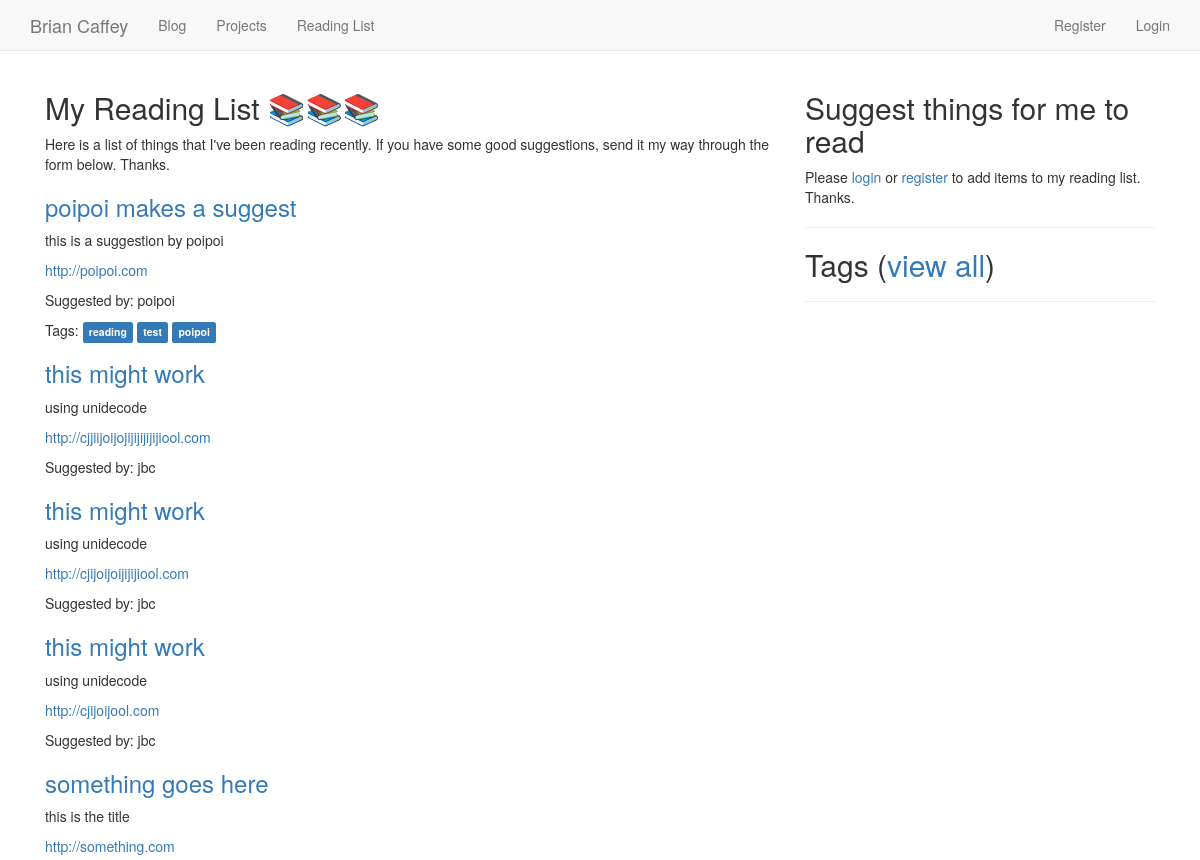
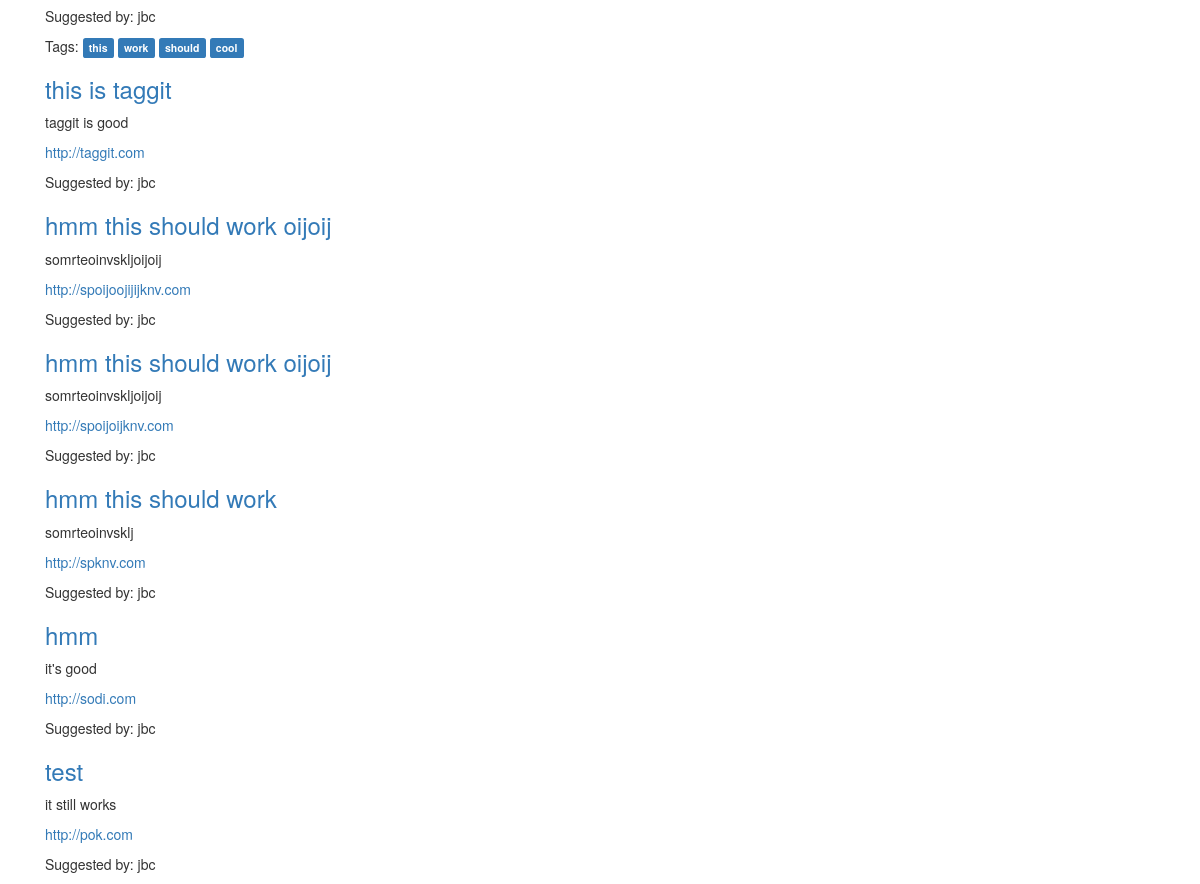
Before: /readinglist/ with the older database file (2 pictures, top to bottom).
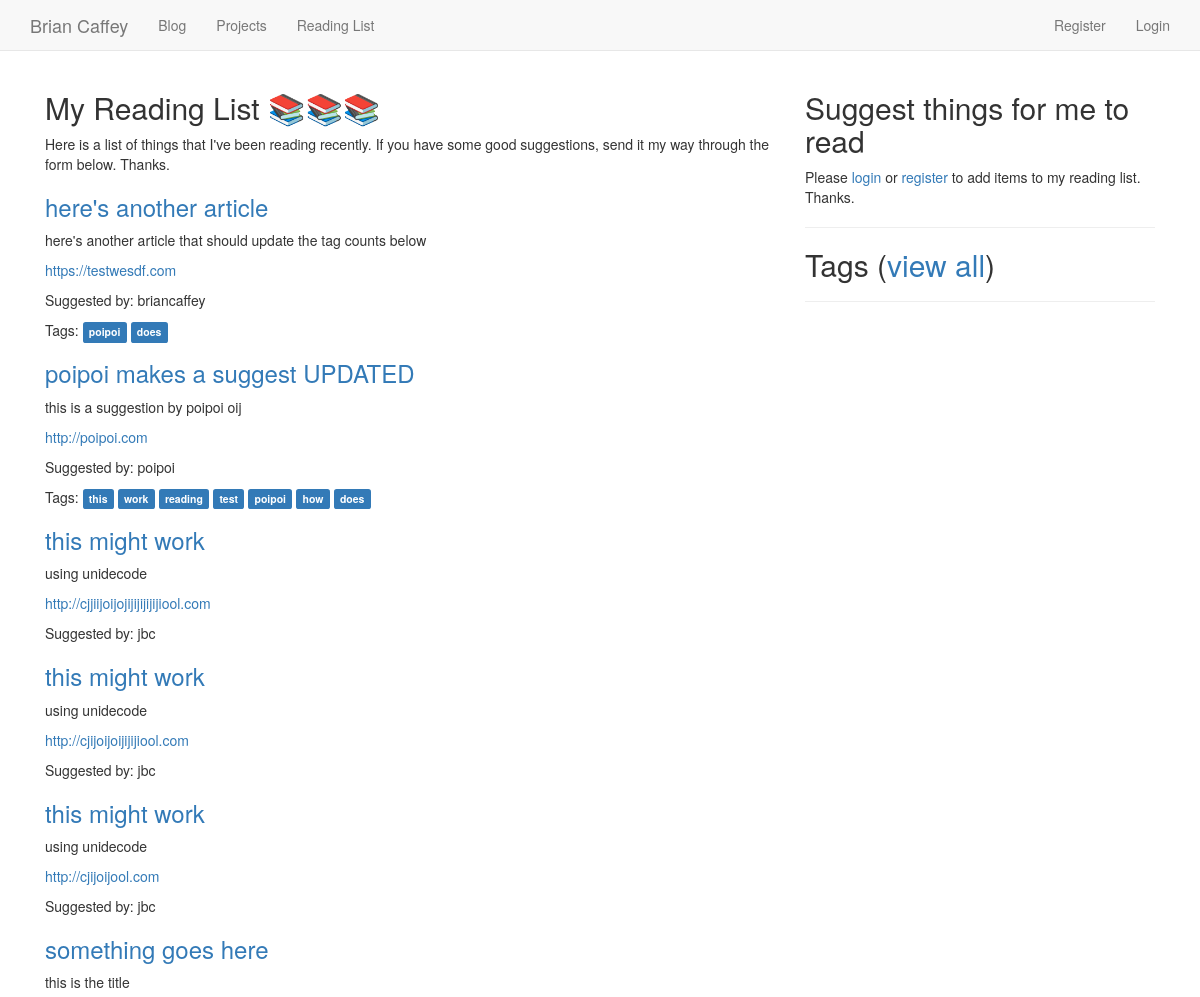
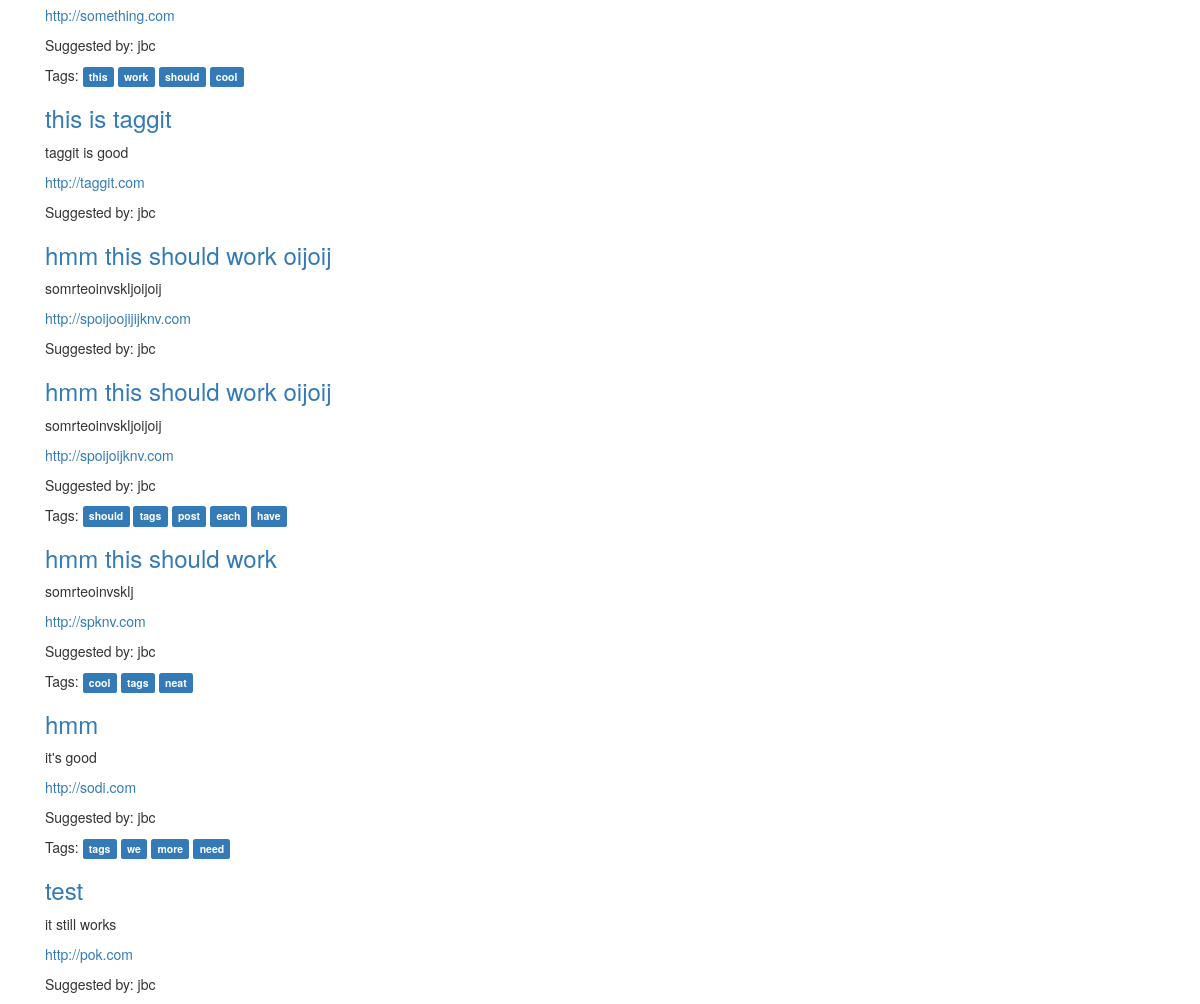
After: the same page with the newer database file (2 pictures, top to bottom).
### readinglist/models.py (models this page shows, shortened)
class ReadingMaterial(models.Model):
    user = models.ForeignKey(User)
    name = models.CharField(max_length=200)
    description = models.CharField(max_length=1000)
    link = models.URLField(max_length=400, unique=True)
    tags = TaggableManager()
    def get_absolute_url(self):
        return "/readinglist/%i/" % self.id
    class Meta:
        ordering = ['-pk']

### readinglist/views.py (the view, shortened to what this page needs)
def reading_list(request):
    form = ReadingMaterialForm(request.POST or None)
    reading_list = ReadingMaterial.objects.all()
    tags = Tag.objects.all().distinct()
    context = {
        'form':form,
        'reading_list':reading_list,
        'tags_': tags
    }
    return render(request, 'readinglist/reading_list.html', context)

### readinglist/templates/readinglist/reading_list.html (shortened to what this page needs)
{% extends 'base.html' %}
{% load crispy_forms_tags %}
{% load taggit_templatetags2_tags %}
{% block content %}
<div class="col-md-8">
<h2>My Reading List 📚📚📚</h2>
<p>Here is a list of things that I've been reading recently. If you have some good suggestions, send it my way through the form below. Thanks.</p>
{% for item in reading_list %}
<h3><a href="{{ item.get_absolute_url }}">{{ item.name }}</a></h3>
<p>{{ item.description }}</p>
<p><a href="{{ item.link }}">{{ item.link }}</a></p>
<p>Suggested by: {{ item.user }}
{% if item.tags.count > 0 %}
<p>Tags:
{% for tag in item.tags.all %}
<a href="{% if tag.slug %}{% url 'reading-list:tag-view' slug=tag.slug %}{% endif %}" class="label label-primary">{{ tag }}</a>
{% endfor %}
</p>
{% endif %}
{% endfor %}
</p>
</div>
<div class="col-md-4">
  <h2>Suggest things for me to read</h2>
  {% if user.is_authenticated %}
  <form method="POST" action=".">
    {% csrf_token %}
    {{ form | crispy }}
  <input class="btn btn-success" type="submit" value="Suggest">
</form>
{% else %}
<p>Please <a href="{% url 'accounts:login' %}">login</a> or <a href="{% url 'accounts:register' %}">register</a> to add items to my reading list. Thanks.</p>
{% endif %}
<hr>
<h2>Tags (<a href="{% url 'reading-list:all-tags' %}">view all</a>)</h2>
<hr>
</div>
{% endblock %}

### templates/base.html (shortened to what this page needs)
{% load staticfiles %}
<html>
<head>
<link rel="stylesheet" href="https://maxcdn.bootstrapcdn.com/bootstrap/3.3.7/css/bootstrap.min.css">
<link rel="stylesheet" href="{% static 'css/base.css' %}">
</head>
<body>
{% block nav %}{% include 'nav.html' %}{% endblock %}
	<div class="container">
		{% block content %}
		{% endblock content %}
	</div>
</body>
</html>

### templates/nav.html (shortened to what this page needs)
    <nav class="navbar navbar-default navbar-static-top">
      <div class="container">
        <div class="navbar-header">
          <a class="navbar-brand" href="{% url 'home:home' %}">Brian Caffey</a>
        </div>
        <div id="navbar" class="navbar-collapse collapse">
          <ul class="nav navbar-nav">
            <li><a href="{% url 'posts:list' %}">Blog</a></li>
            <li><a href="{% url 'projects:projects' %}">Projects</a></li>
            <li><a href="{% url 'reading-list:list' %}">Reading List</a></li>
          </ul>
          <ul class="nav navbar-nav navbar-right">
            {% if user.is_authenticated %}
            <li><a>Welcome, {{ user.username }}</a></li>
            <li><a href="{% url 'accounts:logout' %}">Logout</a></li>
            {% else %}
            <li><a href="{% url 'accounts:register' %}">Register</a></li>
            <li><a href="{% url 'accounts:login' %}">Login</a></li>
            {% endif %}
          </ul>
        </div>
      </div>
    </nav>

Changed rows visible on the page:
added ReadingMaterial: name "here's another article", description "here's another article that should update the tag counts below", link "https://testwesdf.com", user "briancaffey", Tag (name "poipoi")
added Tag: name "does"
changed ReadingMaterial "http://poipoi.com": name "poipoi makes a suggest" → "poipoi makes a suggest UPDATED"; description "this is a suggestion by poipoi" → "this is a suggestion by poipoi oij"; gains Tag (name "this"); gains Tag (name "work")
added Tag: name "how", shown under ReadingMaterial "http://poipoi.com"
changed ReadingMaterial "http://spoijoijknv.com": gains Tag (name "should"); now shows "Tags:"
added Tag: name "tags"
added Tag: name "post", shown under ReadingMaterial "http://spoijoijknv.com"
added Tag: name "each", shown under ReadingMaterial "http://spoijoijknv.com"
added Tag: name "have", shown under ReadingMaterial "http://spoijoijknv.com"
changed ReadingMaterial "hmm this should work": gains Tag (name "cool"); now shows "Tags:"
added Tag: name "neat", shown under ReadingMaterial "hmm this should work"
shown differently, row unchanged: ReadingMaterial "hmm": now shows "Tags:"
added Tag: name "we", shown under ReadingMaterial "hmm"
added Tag: name "more", shown under ReadingMaterial "hmm"
added Tag: name "need", shown under ReadingMaterial "hmm"
